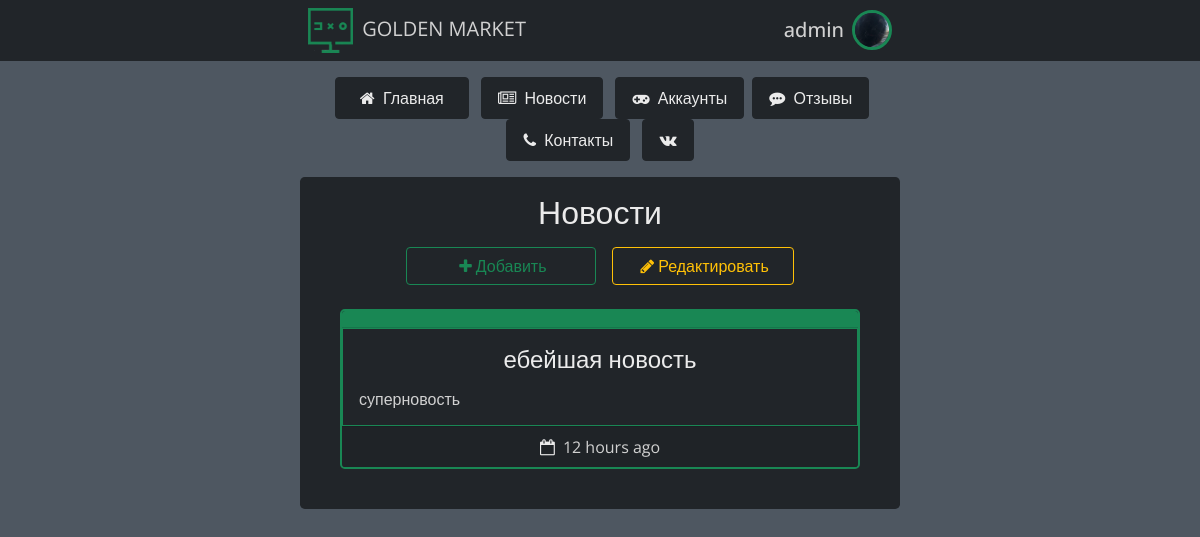
Before: /news (signed in) with the older database file.
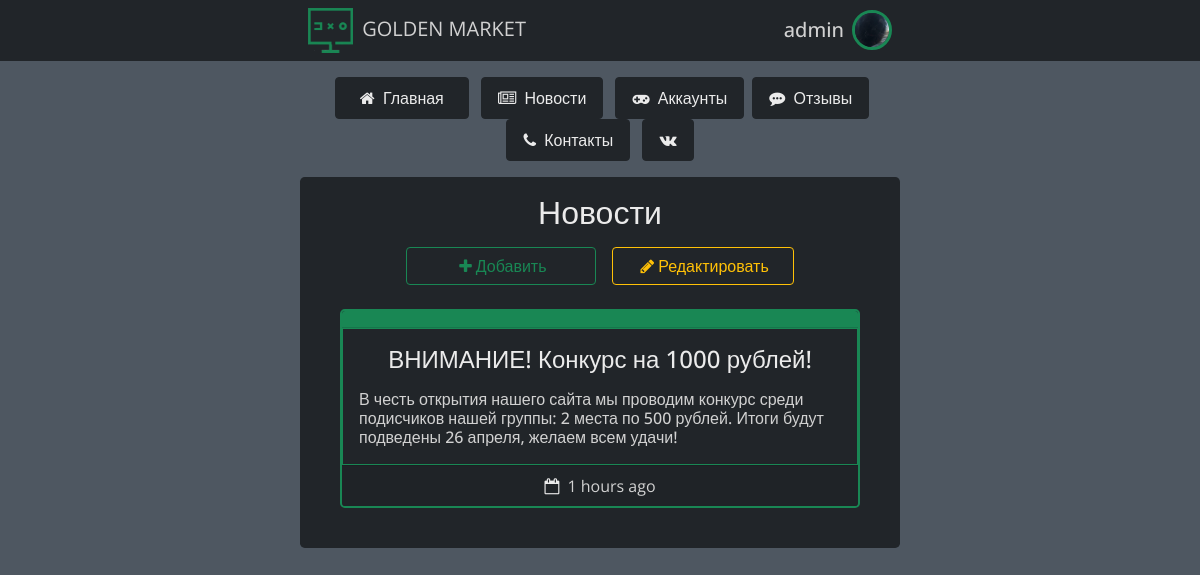
After: the same page with the newer database file.
### data/news.py (models this page shows)
class News(SqlAlchemyBase, UserMixin):  # таблица новостей
    __tablename__ = 'news'
    id = sqlalchemy.Column(sqlalchemy.Integer,
                           primary_key=True, autoincrement=True)
    title = sqlalchemy.Column(sqlalchemy.String, nullable=True)
    content = sqlalchemy.Column(sqlalchemy.String, nullable=True)
    created_date = sqlalchemy.Column(sqlalchemy.DateTime,
                                     default=datetime.datetime.now().date())
    user_id = sqlalchemy.Column(sqlalchemy.Integer,
                                sqlalchemy.ForeignKey("users.id"))
    user = orm.relation('User')

### main.py (the view)
@app.route('/news', methods=['GET', 'POST'])  # страница новостей
def news():
    global edit_mode
    db_sess = db_session.create_session()
    all_news = db_sess.query(News)  # получение таблицы новостей из базы данных
    arr = []  # список для новостей
    for item in all_news:
        delta = datetime.datetime.now() - item.created_date
        if delta.days != 0:
            arr.append([item.title, item.content, delta.days, 'days', item.id])
        elif int(str(delta).split()[0].split(':')[0]) != 0:
            arr.append(
                [item.title, item.content, int(str(delta).split()[0].split(':')[0]), 'hours',
                 item.id])
        elif int(str(delta).split()[0].split(':')[1]) != 0:
            arr.append([item.title, item.content,
                        int(str(delta).split()[0].split(':')[1]), 'minutes', item.id])
        else:
            arr.append([item.title, item.content,
                        '', 'a few seconds', item.id])
    if current_user.is_authenticated:
        return render_template('news.html', title='Новости', news=arr[::-1],
                               photo='/'.join(current_user.photo.split('/')[1:]),
                               edit_mode=edit_mode,
                               ADMINS=ADMINS,
                               is_photo=current_user.is_photo)
    return render_template('news.html', title='Новости', news=arr[::-1])

### data/db_session.py (called while the page is built)
def create_session() -> Session:
    global __factory
    return __factory()

### main.py (called while the page is built)
@login_manager.user_loader  # функция загрузки пользователя
def load_user(user_id):
    db_sess = db_session.create_session()
    return db_sess.query(User).get(user_id)

### templates/news.html
{% extends "base.html" %}
{% block content %}
<div class="container w-50 bg-dark rounded-3 mt-3 p-3 text-center">
    <h2 class="mb-3 simple-btn">Новости</h2>
    {% if current_user.id in ADMINS %}
    <div class="text-center bg-dark mx-auto d-flex justify-content-center">
        <a href="/add_news">
            <button type="button" class="btn btn-outline-success mx-2 px-5 d-flex">
                <i class="fa fa-plus fa-1x my-auto text-success m-1" aria-hidden="true"></i>
                Добавить
            </button>
        </a>
        <a href="/news_edit" class="my-auto">
            <button type="button" class="btn btn-outline-warning mx-2 px-4 d-flex">
                <i class="fa fa-pencil fa-1x text-warning m-1 my-auto" aria-hidden="true"></i>
                Редактировать
            </button>
        </a>
    </div>
    {% endif %}
    {% if news %}
    {% for item in news %}
    <div class="card text-center m-4 bg-dark rounded-3 border-success border-2">
        {% if edit_mode %}
        <div class="card-header bg-success p-1 d-flex justify-content-end">
            <div class="d-flex mx-auto">
                <a href="/edit_news/{{ item[4] }}" class="my-auto">
                    <button type="button" class="btn-sm btn-warning me-1">
                        <i class="fa fa-pencil fa-1x text-black" aria-hidden="true"></i>
                    </button>
                </a>
                <a href="/delete_news/{{ item[4] }}" class="my-auto">
                    <button type="button" class="btn-sm btn-danger ms-1 me-2">
                        <i class="fa fa-trash-o fa-1x simple-btn" aria-hidden="true"></i>
                    </button>
                </a>
            </div>
        </div>
        {% else %}
        <div class="card-header bg-success"></div>
        {% endif %}
        <div class="card-body border border-success">
            <h4 class="card-title mb-3 simple-btn">{{ item[0] }}</h4>
            <h6 class="card-text mx-auto text-start">{{ item[1] }}</h6>
        </div>
        <div class="card-footer">
            <i class="fa fa-calendar-o fa-1x simple-btn me-1" aria-hidden="true"></i> {{ item[2] }}
            {{ item[3] }} ago
        </div>
    </div>
    {% endfor %}
    {% else %}
    <h4 class="my-5">Здесь пока пусто, приходи завтра</h4>
    {% endif%}
</div>
{% endblock %}

Changed rows visible on the page:
removed News: title "ебейшая новость", content "суперновость", item "12", item "hours"
added News: title "ВНИМАНИЕ! Конкурс на 1000 рублей!", content "В честь открытия нашего сайта мы проводим конкурс среди подисчиков нашей группы: 2 места по 500 рублей. Итоги будут подведены 26 апреля, желаем всем удачи!", item "1", item "hours"
